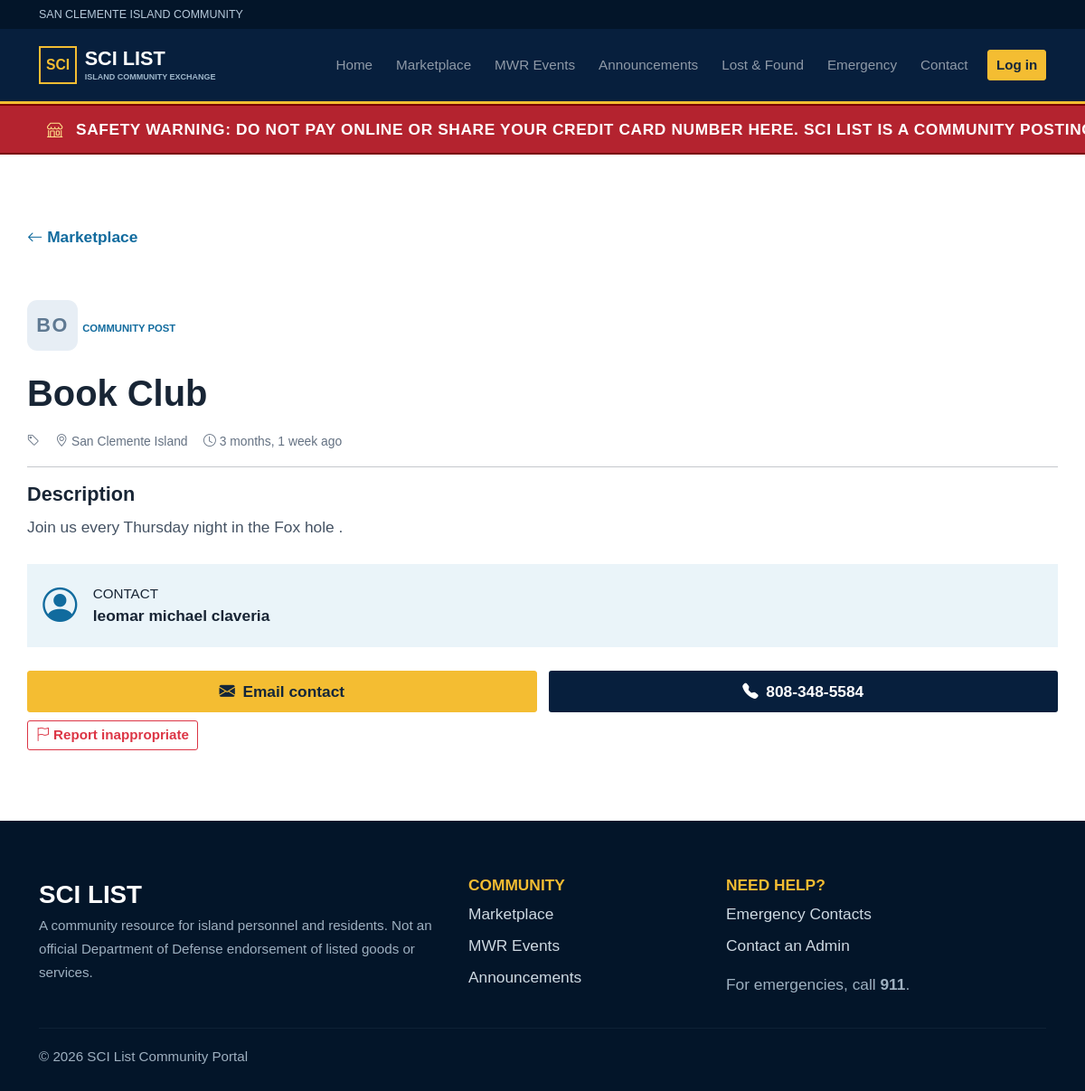
Page /listings/2/ on the committed database.
### community/models.py (models this page shows, shortened)
class Listing(models.Model):
    MODERATION_STATUS_CHOICES = [
        ("pending", "Pending review"),
        ("approved", "Approved"),
        ("rejected", "Rejected"),
    ]
    CATEGORIES = [
        ("Free", "Free Stuff"),
        ("For Sale", "For Sale"),
        ("Volunteer Service", "Volunteer Service"),
        ("Community Post", "Community Post"),
    ]
    CONDITIONS = [(x, x) for x in ["New", "Like New", "Good", "Fair"]]
    seller = models.ForeignKey(User, on_delete=models.CASCADE, related_name="listings")
    title = models.CharField(max_length=140)
    description = models.TextField()
    price = models.DecimalField(max_digits=10, decimal_places=2)
    category = models.CharField(max_length=30, choices=CATEGORIES)
    condition = models.CharField(max_length=20, choices=CONDITIONS)
    location = models.CharField(max_length=120, default="San Clemente Island")
    contact_email = models.EmailField()
    contact_phone = models.CharField(max_length=30)
    image = models.ImageField(upload_to="listings/", blank=True)
    is_sold = models.BooleanField(default=False)
    moderation_status = models.CharField(max_length=20, choices=MODERATION_STATUS_CHOICES, default="pending")
    moderation_notes = models.CharField(max_length=255, blank=True)
    deleted_at = models.DateTimeField(null=True, blank=True, editable=False)
    created_at = models.DateTimeField(auto_now_add=True)
    updated_at = models.DateTimeField(auto_now=True)
    objects = ActiveListingManager()
    all_objects = models.Manager()
    class Meta: ordering = ["-created_at"]
    @property
    def primary_image_url(self):
        first = self.images.first()
        if first:
            return first.image.url
        return self.image.url if self.image else ""

### community/views.py (the view)
def listing_detail(request, pk):
    if request.user.is_authenticated and (request.user.is_staff or request.user.is_superuser):
        listing = get_object_or_404(Listing.all_objects, pk=pk)
    else:
        listing = get_object_or_404(Listing.all_objects, pk=pk)
        if listing.moderation_status == "rejected" and listing.seller != request.user:
            raise Http404()
    return render(request, "community/listing_detail.html", {"listing": listing, "photos": listing.images.all()})

### templates/community/listing_detail.html (shortened to what this page needs)
{% extends 'base.html' %}
{% block content %}
<div class="listing-safety-ribbon" role="note" aria-label="Marketplace notice">
	<div class="listing-safety-track">
		<span><i class="bi bi-shop"></i> SAFETY WARNING: DO NOT PAY ONLINE OR SHARE YOUR CREDIT CARD NUMBER HERE. SCI LIST IS A COMMUNITY POSTING BOARD, NOT AN ONLINE SHOPPING STORE.</span>
	</div>
</div>
<div class="container section">
	<a class="back-link" href="{% url 'marketplace' %}"><i class="bi bi-arrow-left"></i> Marketplace</a>
	<div class="row g-5 mt-1">
		<div class="{% if listing.category == 'Community Post' or listing.category == 'Volunteer Service' %}{% if listing.primary_image_url %}col-lg-5{% else %}col-lg-12{% endif %}{% else %}col-lg-5{% endif %}">
			{% if listing.category == 'Community Post' or listing.category == 'Volunteer Service' %}{% if not listing.primary_image_url %}
				<div class="detail-letters-only" aria-hidden="true">{{ listing.title|slice:":2"|upper }}</div>
			{% endif %}{% endif %}
			<span class="tag">{{ listing.category }}</span>
			<h1 class="detail-title">{{ listing.title }}</h1>
			<div class="meta">
				<span><i class="bi bi-tag"></i> {{ listing.condition }}</span>
				<span><i class="bi bi-geo-alt"></i> {{ listing.location }}</span>
				<span><i class="bi bi-clock"></i> {{ listing.created_at|timesince }} ago</span>
			</div>
			<hr>
			<h5>Description</h5>
			<p class="description">{{ listing.description|linebreaksbr }}</p>
			<div class="seller">
				<i class="bi bi-person-circle"></i>
				<div>
					<small>CONTACT</small>
					<strong>{{ listing.seller.get_full_name|default:listing.seller.username }}</strong>
				</div>
			</div>
			<div class="seller-contact">
				<a class="btn btn-gold" href="mailto:{{ listing.contact_email }}?subject=SCI List: {{ listing.title|urlencode }}"><i class="bi bi-envelope-fill"></i> Email contact</a>
				<a class="btn btn-navy" href="tel:{{ listing.contact_phone }}"><i class="bi bi-telephone-fill"></i> {{ listing.contact_phone }}</a>
			</div>
			{% if listing.moderation_status == 'pending' %}
			<div class="alert alert-warning mt-2" role="note">This post was reported by a community member and is awaiting admin review.</div>
			{% elif user != listing.seller and not user.is_staff and not user.is_superuser %}
			<form method="post" action="{% url 'report_listing' listing.pk %}" class="mt-2" onsubmit="return confirm('Report this post as inappropriate? It will be sent to admin for review.');">
				<button type="submit" class="btn btn-sm btn-outline-danger"><i class="bi bi-flag"></i> Report inappropriate</button>
			</form>
			{% endif %}
		</div>
	</div>
</div>
{% endblock %}

### static/css/style.css (style rules this page uses)
:root { --navy:#071f3d; --navy2:#0d3158; --blue:#116b9e; --light:#eaf4f9; --gold:#f4bd32; --ink:#182535; --muted:#647182; --white:#fff; --red:#b4232f }
* { box-sizing:border-box }
body { color:var(--ink); font-family:Arial,Helvetica,sans-serif; background:#fff }
a { color:var(--blue); text-decoration:none }
h1,h2,h3,h4,h5,h6 { font-weight:700; letter-spacing:0 }
.btn { border-radius:3px; font-weight:700 }
.btn-gold { background:var(--gold); border-color:var(--gold); color:#13263a }
.btn-navy { background:var(--navy); color:#fff }
.section { padding:4.5rem 0 }
.tag,.listing-category { font-size:.65rem; text-transform:uppercase; color:var(--blue); font-weight:800 }
.detail-title { font-size:2.3rem; margin:.7rem 0 }
.meta { display:flex; flex-wrap:wrap; gap:1rem; color:var(--muted); font-size:.8rem; margin:1rem 0 }
.description { color:#445263; line-height:1.7 }
.seller { display:flex; gap:1rem; align-items:center; background:var(--light); padding:1rem; margin:1.5rem 0 }
.seller i { font-size:2.2rem; color:var(--blue) }
.seller small,.seller strong { display:block }
.back-link { font-weight:700 }
.seller-contact { display:grid; grid-template-columns:1fr 1fr; gap:.75rem }
.seller-contact .btn { display:flex; align-items:center; justify-content:center; gap:.5rem; min-height:46px }

### static/css/custom.css (style rules this page uses)
html { font-size: clamp(15px, 0.32vw + 13.5px, 20px); }
body { overflow-x: hidden; }
.detail-letters-only { display: inline-flex; align-items: center; justify-content: center; width: 3.25rem; height: 3.25rem; margin-bottom: 0.7rem; border-radius: 0.65rem; background: #e7eef5; color: #5f7992; font-size: 1.25rem; font-weight: 800; letter-spacing: 0.08em; }
.listing-safety-ribbon { overflow: hidden; border-top: 2px solid #780000; border-bottom: 2px solid #780000; background: #b4232f; color: #fff; font-weight: 800; letter-spacing: 0.035em; white-space: nowrap; }
.listing-safety-track { display: flex; width: max-content; animation: listing-safety-scroll 18s linear infinite; }
.listing-safety-track span { padding: 0.75rem 3rem; }
.listing-safety-track i { margin-right: 0.5rem; color: #ffe08a; }

### rows in the picture
Listing: title "BO", category "COMMUNITY POST", title "Book Club", location "San Clemente Island", created_at "3 months, 1 week", description "Join us every Thursday night in the Fox hole .", seller.get_full_name "leomar michael claveria", contact_phone "808-348-5584"
